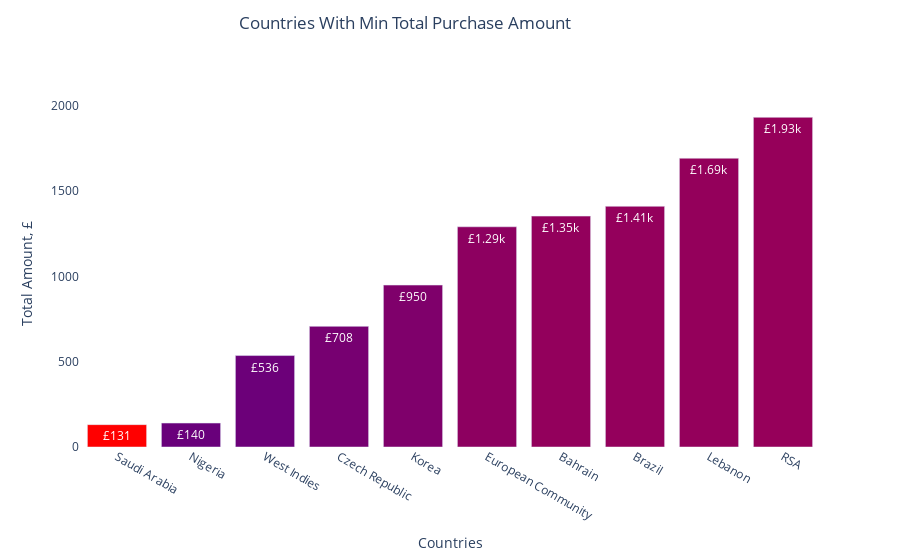

Notebook cell for this chart:
### Code cell
fig = go.Figure(data=[
    go.Bar(name='Countries With Min Total Purchase Amount', 
           x=retail_data_country_purchase_asc['Country'].astype(str), 
           y=retail_data_country_purchase_asc['Total'],
           marker_opacity=1,
           marker={'color': retail_data_country_purchase_desc['Total'],
                   'colorscale': 'Rainbow'}
          )
    ])

fig.update_traces(texttemplate='£%{y:.3s}', textposition='inside')

fig.update_layout(title='Countries With Min Total Purchase Amount',
                  title_x=0.45,
                  title_y=0.97,
                  xaxis_title="Countries",
                  yaxis_title="Total Amount, £",
                  plot_bgcolor='white')
fig.show()

### Figure 1 — Plotly figure (JSON) as saved in the notebook; plotly's stock layout.template omitted (floating-point values rounded to 4 significant figures)
{"data": [{"marker": {"color": [13810000.0, 578500.0, 548500.0, 418000.0, 326500.0, 167100.0, 99080.0, 91860.0, 87460.0, 65740.0], "colorscale": [[0, "rgb(150,0,90)"], [0.125, "rgb(0,0,200)"], [0.25, "rgb(0,25,255)"], [0.375, "rgb(0,152,255)"], [0.5, "rgb(44,255,150)"], [0.625, "rgb(151,255,0)"], [0.75, "rgb(255,234,0)"], [0.875, "rgb(255,111,0)"], [1, "rgb(255,0,0)"]], "opacity": 1}, "name": "Countries With Min Total Purchase Amount", "textposition": "inside", "texttemplate": "£%{y:.3s}", "type": "bar", "x": ["Saudi Arabia", "Nigeria", "West Indies", "Czech Republic", "Korea", "European Community", "Bahrain", "Brazil", "Lebanon", "RSA"], "y": [131.2, 140.4, 536.4, 707.7, 949.8, 1292.0, 1354.0, 1412.0, 1694.0, 1934.0]}], "layout": {"plot_bgcolor": "white", "title": {"text": "Countries With Min Total Purchase Amount", "x": 0.45, "y": 0.97}, "xaxis": {"title": {"text": "Countries"}}, "yaxis": {"title": {"text": "Total Amount, £"}}}}
